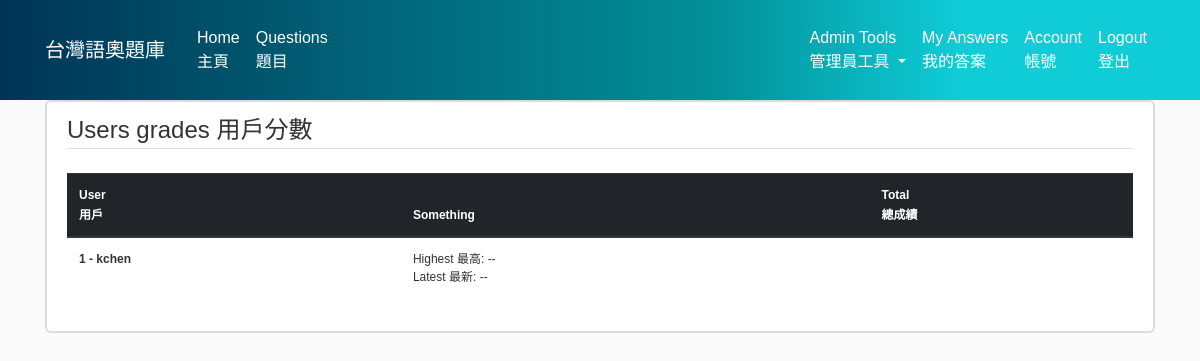
Page /users_grades (signed in) on the earlier database version.
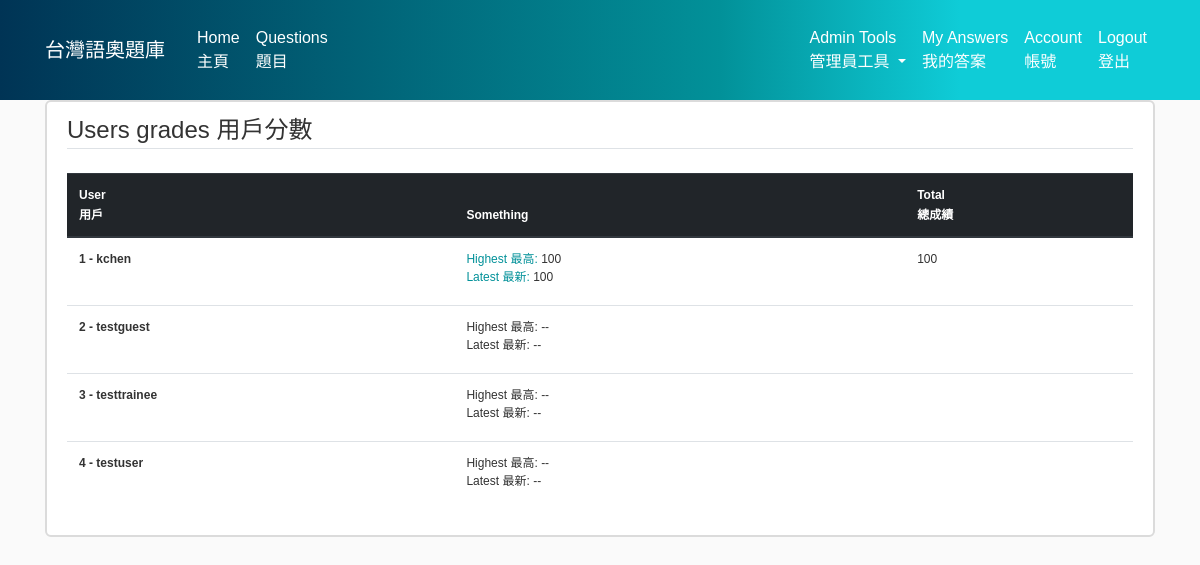
Same page on the later database version.
### flasktol/models.py (models this page shows, shortened)
class Question(db.Model):
    id = db.Column(db.Integer, primary_key=True)
    title = db.Column(db.String(100), nullable=False)
    date_posted = db.Column(db.DateTime, nullable=False, default=datetime.utcnow)
    content = db.Column(db.Text)
    content_file = db.Column(db.String(20))
    access = db.Column(db.Integer, nullable=False, default=1)
    difficulty = db.Column(db.Integer, nullable=False, default=1)
    tags= db.Column(db.Text)
    source = db.Column(db.String(100))
    solution = db.Column(db.Text)
    solution_file= db.Column(db.String(20))
    open_solution= db.Column(db.Boolean, nullable=False, default=False)
    special_characters=db.Column(db.Text)
    answers = db.relationship('Answer', backref='solveq', lazy=True)

class User(db.Model, UserMixin):
    id = db.Column(db.Integer, primary_key=True)
    username = db.Column(db.String(20), unique=True, nullable=False)
    email = db.Column(db.String(120), unique=True, nullable=False)
    image_file = db.Column(db.String(20), nullable=False, default='default.jpg')
    password = db.Column(db.String(60), nullable=False)
    join_date = db.Column(db.DateTime, nullable=False, default=datetime.utcnow)
    access = db.Column(db.Integer, nullable=False, default=1)
    answers = db.relationship('Answer', backref='answerer', lazy=True)
    def is_admin(self):
        return self.access == 3

### flasktol/answers/routes.py (the view)
@answers.route("/users_grades")
@login_required
def users_grades():
    if not current_user.is_admin():
        abort(403)
    answerlist = Answer.query.order_by(Answer.date_submitted.desc())
    questionlist = Question.query.all()
    userlist= User.query.all()
    latest_grade = {}
    highest_grade={}
    for answer in answerlist:
        if answer.user_id in latest_grade:
            if answer.question_id in latest_grade[answer.user_id]:
                if answer.grade>highest_grade[answer.user_id][answer.question_id][0]:
                    highest_grade[answer.user_id][answer.question_id]=(answer.grade,answer.id)
            else:
                latest_grade[answer.user_id][answer.question_id]=(answer.grade,answer.id)
                highest_grade[answer.user_id][answer.question_id]=(answer.grade,answer.id)
        else:
            latest_grade[answer.user_id]={answer.question_id:(answer.grade,answer.id)}
            highest_grade[answer.user_id]={answer.question_id:(answer.grade,answer.id)}
    score_sum={}
    for userid, useranswers in highest_grade.items():
        for questionid, useranswer in useranswers.items():
            try:
                score_sum[userid]+=useranswer[0]
            except:
                score_sum[userid]=useranswer[0]
    return render_template('users_grades.html',answerlist=answerlist,questionlist=questionlist,userlist=userlist, latest_grade=latest_grade,highest_grade=highest_grade, score_sum=score_sum, title="Users grades 用戶分數", legend="sers grades 用戶分數")

### flasktol/models.py (called while the page is built)
@login_manager.user_loader
def load_user(user_id):
    return User.query.get(int(user_id))

### flasktol/templates/users_grades.html
{% extends "layout.html" %}
{% block content %}
        <article class="media content-section">
          <div class="media-body">
          <legend class='border-bottom mb-4'>Users grades 用戶分數</legend>
            <table class="table">
              <thead class="thead-dark">
                <tr>
                  <th scope="col">User<div style="height: 2px;"></div>用戶</th>
                  {% for question in questionlist%}
                    <th scope="col">{{question.title}}</th>
                  {% endfor %}
                  <th scope="col">Total<div style="height: 2px;"></div>總成績</th>
                </tr>
              </thead>
              <tbody>
                {% for user in userlist%}
                    <tr>
                      <th scope="row">{{user.id}} - {{user.username}} <div style="height: 25px;"></th>
                      {% for question in questionlist %}
                        {% if user.id in highest_grade %}
                          {% if question.id in highest_grade[user.id] %}
                            <td><a href='{{url_for("answers.answer",answer_id=highest_grade[user.id][question.id][1])}}'> Highest 最高:</a> {{highest_grade[user.id][question.id][0]}}
                            <div style="height: 2px;"><a href='{{url_for("answers.answer",answer_id=latest_grade[user.id][question.id][1])}}'>
                            Latest 最新:</a> {{latest_grade[user.id][question.id][0]}}</td>
                          {% else %}
                            <td>Highest 最高: --
                            <div style="height: 2px;">
                            Latest 最新: --</td>
                          {% endif %}
                        {% else %}
                          <td>Highest 最高: --
                          <div style="height: 2px;">
                          Latest 最新: --</td>
                        {% endif %}
                      {% endfor %}
                      <td>{{score_sum[user.id]}}</td>
                    </tr>
                {% endfor %}
              </tbody>
            </table>
          </div>
        </article>
{% endblock content%}

### flasktol/templates/layout.html (shortened to what this page needs)
<!DOCTYPE html>
<html>
<head>
    <link rel="stylesheet" href="https://stackpath.bootstrapcdn.com/bootstrap/4.1.3/css/bootstrap.min.css">
	<link rel="stylesheet" type="text/css" href="{{url_for('static',filename='main.css')}}">
</head>
<body>
		<header class="site-header">
	  <nav class="navbar navbar-expand-md navbar-dark bg-steel fixed-top">
	    <div class="container">
	      <a class="navbar-brand mr-4" href="/">台灣語奧題庫</a>
	      <div class="collapse navbar-collapse" id="navbarToggle">
	        <div class="navbar-nav mr-auto">
	          <a class="nav-item nav-link" href="{{url_for('main.home')}}">Home<div style="height: 0px;"></div>主頁</a>
	          <a class="nav-item nav-link" href="{{url_for('questions.question_list',sort_type='id',a_d_order='b')}}">Questions<div style="height: 0px;"></div>題目</a>
			</div>
	        <div class="navbar-nav">
	        	{% if current_user.is_authenticated %}
        			{% if current_user.is_admin() %}
				      <li class="nav-item dropdown">
				        <a class="nav-link dropdown-toggle" href="#" id="navbarDropdown" role="button" data-toggle="dropdown" aria-haspopup="true" aria-expanded="false">
				          Admin Tools<div style="height: 0px;"></div>管理員工具
				        </a>
				      </li>
		        	{% endif %}
	          		<a class="nav-item nav-link" href="{{url_for('answers.my_answers')}}">My Answers<div style="height: 0px;"></div>我的答案</a>
		        	<a class="nav-item nav-link" href="{{url_for('users.account',username=current_user.username)}}">Account<div style="height: 0px;"></div>帳號</a>
	          		<a class="nav-item nav-link" href="{{url_for('users.logout')}}">Logout<div style="height: 0px;"></div>登出</a>
	        	{% else %}
	          		<a class="nav-item nav-link" href="{{url_for('users.login')}}">Login<div style="height: 0px;"></div>登入</a>
	          		<a class="nav-item nav-link" href="{{url_for('users.register')}}">Register<div style="height: 0px;"></div>註冊</a>
	          	{% endif %}
	        </div>
	      </div>
	    </div>
	  </nav>
	</header>
	<div style="height: 20px;"></div>
	<main role="main" class="container">
	  <div class="row">
	    <div class="col-md-12">
	      	{% block content %}{% endblock %}
	    </div>
	    </div>
	</main>
</body>
</html>

### flasktol/static/main.css (style rules this page uses)
body { background: #fafafa; color: #333333; margin-top: 5rem; }
.bg-steel { height: 100px; background-color: #029199; background-image: linear-gradient( to right, #003455, #029199 60%, #0FCCD7 80% ); }
.site-header .navbar-nav .nav-link { color: #FEFFFF; }
.content-section { background: #ffffff; padding: 10px 20px; border: 2px solid #DBDBDB; border-radius: 6px; margin-bottom: 20px; }
a { color: #029199; }

### flasktol/templates/layout.html (style rules this page uses)
body { font-family: 'Noto Sans TC', sans-serif; }
table { font-size: 75%; }

Differences in the rows shown:
changed Question "Something": highest_grade (not shown) → "100"; latest_grade (not shown) → "100"; text "Highest 最高: -- Latest 最新: --" → "Highest 最高: Latest 最新:"
shown differently, row unchanged: User "kchen": score_sum (not shown) → "100"
added User: id "2", username "testguest", Question (shows "Highest 最高: --")
added User: id "3", username "testtrainee", Question (shows "Highest 最高: --")
added User: id "4", username "testuser", Question (shows "Highest 最高: --")
